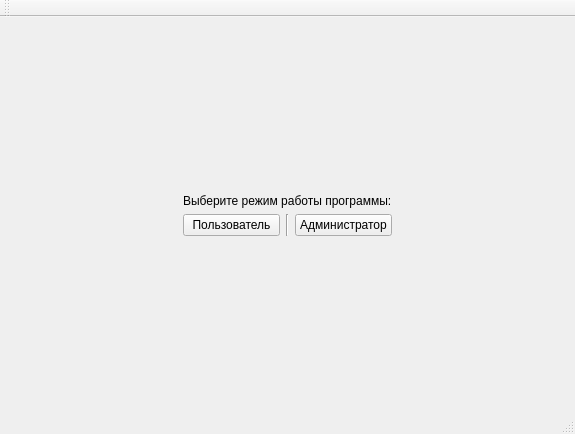
<?xml version="1.0" encoding="UTF-8"?>
<ui version="4.0">
 <class>TaxiClass</class>
 <widget class="QMainWindow" name="TaxiClass">
  <property name="geometry">
   <rect>
    <x>0</x>
    <y>0</y>
    <width>575</width>
    <height>434</height>
   </rect>
  </property>
  <property name="windowTitle">
   <string>Заказ такси</string>
  </property>
  <widget class="QWidget" name="centralWidget">
   <layout class="QGridLayout" name="gridLayout_2">
    <item row="0" column="0">
     <widget class="QStackedWidget" name="mainStackedWidget">
      <property name="currentIndex">
       <number>0</number>
      </property>
      <widget class="QWidget" name="page">
       <layout class="QGridLayout" name="gridLayout_3">
        <item row="0" column="0">
         <layout class="QGridLayout" name="gridLayout">
          <item row="1" column="0">
           <spacer name="horizontalSpacer">
            <property name="orientation">
             <enum>Qt::Horizontal</enum>
            </property>
            <property name="sizeHint" stdset="0">
             <size>
              <width>40</width>
              <height>20</height>
             </size>
            </property>
           </spacer>
          </item>
          <item row="1" column="2">
           <spacer name="horizontalSpacer_2">
            <property name="orientation">
             <enum>Qt::Horizontal</enum>
            </property>
            <property name="sizeHint" stdset="0">
             <size>
              <width>40</width>
              <height>20</height>
             </size>
            </property>
           </spacer>
          </item>
          <item row="2" column="1">
           <spacer name="verticalSpacer_4">
            <property name="orientation">
             <enum>Qt::Vertical</enum>
            </property>
            <property name="sizeHint" stdset="0">
             <size>
              <width>20</width>
              <height>40</height>
             </size>
            </property>
           </spacer>
          </item>
          <item row="1" column="1">
           <layout class="QVBoxLayout" name="verticalLayout_2">
            <item>
             <widget class="QLabel" name="label_3">
              <property name="text">
               <string>Выберите режим работы программы:</string>
              </property>
             </widget>
            </item>
            <item>
             <layout class="QHBoxLayout" name="horizontalLayout_2">
              <item>
               <widget class="QPushButton" name="userModeButton">
                <property name="text">
                 <string>Пользователь</string>
                </property>
               </widget>
              </item>
              <item>
               <widget class="Line" name="line">
                <property name="orientation">
                 <enum>Qt::Vertical</enum>
                </property>
               </widget>
              </item>
              <item>
               <widget class="QPushButton" name="adminModeButton">
                <property name="text">
                 <string>Администратор</string>
                </property>
               </widget>
              </item>
             </layout>
            </item>
           </layout>
          </item>
          <item row="0" column="1">
           <spacer name="verticalSpacer_3">
            <property name="orientation">
             <enum>Qt::Vertical</enum>
            </property>
            <property name="sizeHint" stdset="0">
             <size>
              <width>20</width>
              <height>40</height>
             </size>
            </property>
           </spacer>
          </item>
         </layout>
        </item>
       </layout>
      </widget>
      <widget class="QWidget" name="page_2">
       <layout class="QGridLayout" name="gridLayout_4">
        <item row="0" column="1">
         <widget class="QStackedWidget" name="stackedWidget">
          <property name="currentIndex">
           <number>0</number>
          </property>
          <widget class="QWidget" name="page_3">
           <layout class="QGridLayout" name="gridLayout_7">
            <item row="0" column="0">
             <layout class="QGridLayout" name="gridLayout_6">
              <item row="0" column="0">
               <widget class="QPushButton" name="addNewCarButton">
                <property name="text">
                 <string>Добавить машину</string>
                </property>
               </widget>
              </item>
              <item row="1" column="0">
               <widget class="QGroupBox" name="addMachineGroupBox">
                <property name="enabled">
                 <bool>false</bool>
                </property>
                <property name="title">
                 <string>Добавление машины</string>
                </property>
                <layout class="QGridLayout" name="gridLayout_5">
                 <item row="0" column="0">
                  <widget class="QLabel" name="label">
                   <property name="text">
                    <string>Выберите тип машины:</string>
                   </property>
                  </widget>
                 </item>
                 <item row="1" column="0">
                  <widget class="QComboBox" name="carTypeAdmin">
                   <item>
                    <property name="text">
                     <string>Эконом</string>
                    </property>
                   </item>
                   <item>
                    <property name="text">
                     <string>Комфорт</string>
                    </property>
                   </item>
                   <item>
                    <property name="text">
                     <string>Бизнес</string>
                    </property>
                   </item>
                   <item>
                    <property name="text">
                     <string>Минивэн</string>
                    </property>
                   </item>
                   <item>
                    <property name="text">
                     <string>Детский</string>
                    </property>
                   </item>
                  </widget>
                 </item>
                </layout>
               </widget>
              </item>
             </layout>
            </item>
            <item row="1" column="0">
             <widget class="QGroupBox" name="orderControlGroupBox">
              <property name="title">
               <string>Операции с заказами</string>
              </property>
              <layout class="QGridLayout" name="gridLayout_8">
               <item row="0" column="0">
                <layout class="QVBoxLayout" name="verticalLayout">
                 <item>
                  <widget class="QPushButton" name="deleteOrderButton">
                   <property name="text">
                    <string>Удалить заказ</string>
                   </property>
                  </widget>
                 </item>
                 <item>
                  <widget class="QPushButton" name="assignOrderButton">
                   <property name="text">
                    <string>Назначить заказ</string>
                   </property>
                  </widget>
                 </item>
                 <item>
                  <spacer name="verticalSpacer">
                   <property name="orientation">
                    <enum>Qt::Vertical</enum>
                   </property>
                   <property name="sizeHint" stdset="0">
                    <size>
                     <width>20</width>
                     <height>40</height>
                    </size>
                   </property>
                  </spacer>
                 </item>
                 <item>
                  <widget class="QPushButton" name="clearAllButton">
                   <property name="text">
                    <string>Очистить схему</string>
                   </property>
                  </widget>
                 </item>
                </layout>
               </item>
              </layout>
             </widget>
            </item>
            <item row="2" column="0">
             <layout class="QHBoxLayout" name="horizontalLayout">
              <item>
               <widget class="QPushButton" name="saveButton">
                <property name="text">
                 <string>Сохранить</string>
                </property>
               </widget>
              </item>
              <item>
               <widget class="QPushButton" name="saveAndExitButton">
                <property name="text">
                 <string>Сохранить и выйти</string>
                </property>
               </widget>
              </item>
              <item>
               <widget class="QPushButton" name="exitButtonAdmin">
                <property name="text">
                 <string>Выйти</string>
                </property>
               </widget>
              </item>
             </layout>
            </item>
           </layout>
          </widget>
          <widget class="QWidget" name="page_4">
           <layout class="QGridLayout" name="gridLayout_10">
            <item row="2" column="0">
             <widget class="QPushButton" name="exitButtonUser">
              <property name="text">
               <string>Выйти</string>
              </property>
             </widget>
            </item>
            <item row="0" column="0">
             <widget class="QGroupBox" name="creatingOrderGroupBox">
              <property name="title">
               <string>Сделайте заказ</string>
              </property>
              <layout class="QGridLayout" name="gridLayout_9">
               <item row="0" column="0">
                <widget class="QLabel" name="label_2">
                 <property name="text">
                  <string>Выберите тип машины:</string>
                 </property>
                </widget>
               </item>
               <item row="1" column="0">
                <widget class="QComboBox" name="carTypeUser">
                 <item>
                  <property name="text">
                   <string>Эконом</string>
                  </property>
                 </item>
                 <item>
                  <property name="text">
                   <string>Комфорт</string>
                  </property>
                 </item>
                 <item>
                  <property name="text">
                   <string>Бизнес</string>
                  </property>
                 </item>
                 <item>
                  <property name="text">
                   <string>Минивэн</string>
                  </property>
                 </item>
                 <item>
                  <property name="text">
                   <string>Детский</string>
                  </property>
                 </item>
                </widget>
               </item>
               <item row="2" column="0">
                <widget class="QPushButton" name="createOrderButton">
                 <property name="text">
                  <string>Оформить заказ</string>
                 </property>
                </widget>
               </item>
              </layout>
             </widget>
            </item>
            <item row="1" column="0">
             <spacer name="verticalSpacer_2">
              <property name="orientation">
               <enum>Qt::Vertical</enum>
              </property>
              <property name="sizeHint" stdset="0">
               <size>
                <width>20</width>
                <height>40</height>
               </size>
              </property>
             </spacer>
            </item>
           </layout>
          </widget>
         </widget>
        </item>
        <item row="0" column="0">
         <widget class="QGraphicsView" name="graphicsView">
          <property name="minimumSize">
           <size>
            <width>100</width>
            <height>100</height>
           </size>
          </property>
         </widget>
        </item>
       </layout>
      </widget>
     </widget>
    </item>
   </layout>
  </widget>
  <widget class="QMenuBar" name="menuBar">
   <property name="geometry">
    <rect>
     <x>0</x>
     <y>0</y>
     <width>575</width>
     <height>21</height>
    </rect>
   </property>
  </widget>
  <widget class="QToolBar" name="mainToolBar">
   <attribute name="toolBarArea">
    <enum>TopToolBarArea</enum>
   </attribute>
   <attribute name="toolBarBreak">
    <bool>false</bool>
   </attribute>
  </widget>
  <widget class="QStatusBar" name="statusBar"/>
 </widget>
 <layoutdefault spacing="6" margin="11"/>
 <resources>
  <include location="taxi.qrc"/>
 </resources>
 <connections/>
</ui>
